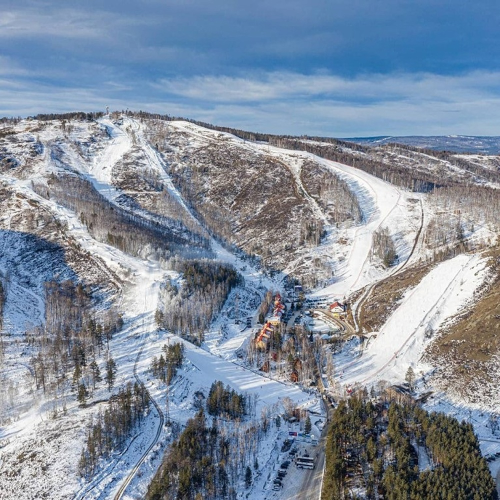
#> input picture 11_module/image/winter_kurort.jpg, 1000 x 1000 px (shown at 1/2 size)
$ python module_11_1.py
#> lines starting #> are read from the running program, lines starting #| are printed output that depends on the picture
import numpy as np

bmas_1m = np.arange(10)   # создание одномерного массива

b2 = [[x, x+2] for x in range(8)]
bmas_2m = np.array(b2)   # создание двумерного массива

b3 = [[x, x+2, x+3] for x in range(8)]
bmas_3m = np.array(b3)   # создание трехмерного массива

bmas_3m_trans = bmas_3m.T   # транспонирование трехмерного массива
bmas_2m_trans = bmas_2m.T   # транспонирование двумерного массива

print(bmas_1m)
print(bmas_2m)
print(bmas_3m)
print(bmas_3m_trans)
print(bmas_2m_trans)

bmas_1m.resize(2, 5)  # изменение размера исходного массива
print(bmas_1m)

from PIL import Image, ImageFont, ImageDraw, ImageFilter

image = Image.open('./image/winter_kurort.jpg')  # открытие изображения
#> image is the input picture: PIL image 1000x1000 RGB; mean R, G, B 129.1, 141.5, 157.8
image.show()
idraw = ImageDraw.Draw(image)
text = 'Курорт "Абзаково"'
font = ImageFont.truetype("arial.ttf", size=35)   # нанесение текста на изображение
idraw.text((20, 20), text, font=font)
image.show()
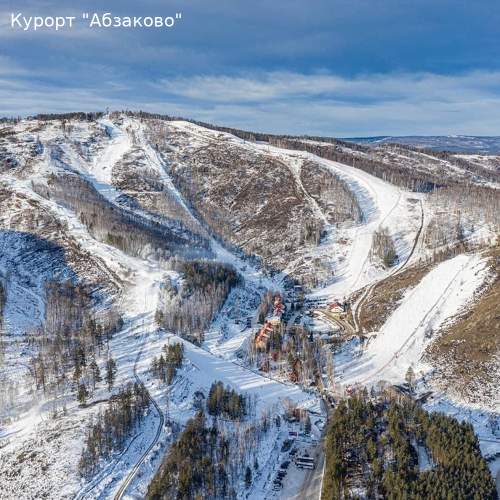
#> shown: PIL image 1000x1000 RGB (shown at 1/2 size); mean R, G, B 129.4, 141.7, 158
wb_image = image.convert('L')   # конвертация изображения в чернобелый цвет
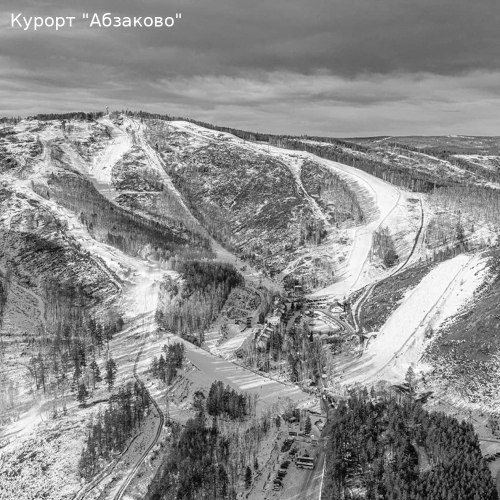
#> wb_image: PIL image 1000x1000 L (shown at 1/2 size); min 0, max 255, mean 139.9
wb_image.show()
rz_image = image.resize((400, 400))   # изменение размера изображения
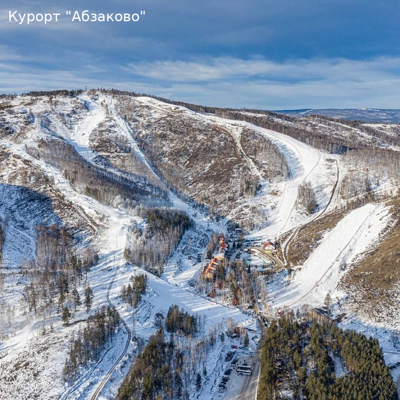
#> rz_image: PIL image 400x400 RGB; mean R, G, B 129.4, 141.7, 158
rz_image.show()
sh_image = image.filter(ImageFilter.SHARPEN)   # увеличение резкости изображения
sh_image.show()

import pandas as pd

data = {'product_name': ['snb_boots', 'snb_bindings', 'helmet', 'snb_pants', 'snowboard'],
        'price': [30000, 20000, 15000, 10000, 60000]
        }
df = pd.DataFrame(data, index=[x for x in range(1, 6)])   # создание DataFrame
print(df)
max_price_eqip = df['price'].max()   # определение максимального значения
print(max_price_eqip)
min_price_eqip = df['price'].min()  # определение минимального значения
print(min_price_eqip)
df.to_csv('./image/snb_equip.csv', index=False)   # запись данных в файл csv
df.to_json("./image/snb_equip.json")         # запись данных в файл json(в виде пары ключ-значение)
a = df.shape   # определение количества столбцов и строк соответственно
print(a)
